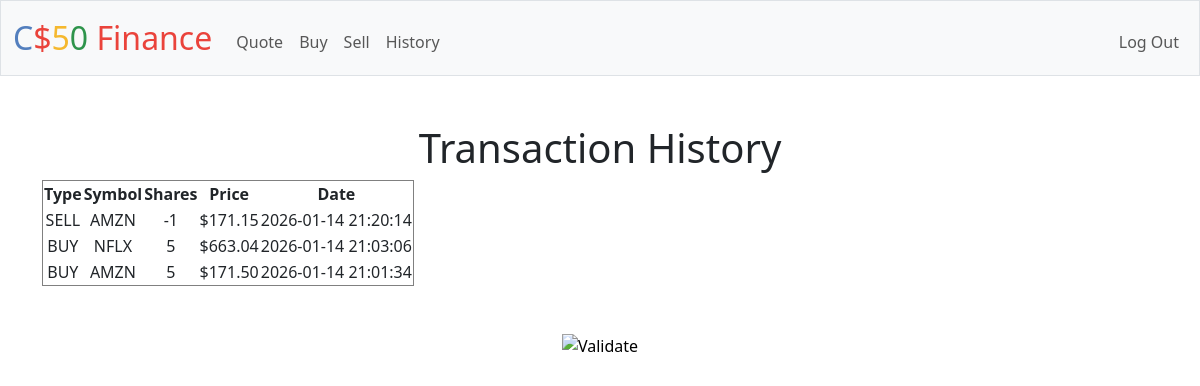
Screenshot of /history (signed in) with the database file from the repository.
### tables this page shows
CREATE TABLE transactions (
    id INTEGER PRIMARY KEY AUTOINCREMENT,
    user_id INTEGER NOT NULL,
    symbol TEXT NOT NULL,
    shares INTEGER NOT NULL,
    price REAL NOT NULL,
    type TEXT NOT NULL, -- BUY or SELL
    timestamp DATETIME DEFAULT CURRENT_TIMESTAMP
);

### app.py (the view)
@app.route("/history")
@login_required
def history():
    rows = db.execute(
        "SELECT * FROM transactions WHERE user_id = ? ORDER BY timestamp DESC",
        session["user_id"]
    )
    return render_template("history.html", rows=rows)

### app.py (called while the page is built)
@app.after_request
def after_request(response):
    response.headers["Cache-Control"] = "no-cache, no-store, must-revalidate"
    response.headers["Expires"] = 0
    response.headers["Pragma"] = "no-cache"
    return response

### helpers.py (called while the page is built)
def login_required(f):
    @wraps(f)
    def decorated_function(*args, **kwargs):
        if session.get("user_id") is None:
            return redirect("/login")
        return f(*args, **kwargs)
    return decorated_function

def usd(value):
    return f"${value:,.2f}"

### templates/history.html
{% extends "layout.html" %}
{% block main %}
<h1>Transaction History</h1>
{% if rows %}
<table border="1">
    <tr>
        <th>Type</th>
        <th>Symbol</th>
        <th>Shares</th>
        <th>Price</th>
        <th>Date</th>
    </tr>
    {% for row in rows %}
    <tr>
        <td>{{ row.type }}</td>
        <td>{{ row.symbol }}</td>
        <td>{{ row.shares }}</td>
        <td>{{ row.price | usd }}</td>
        <td>{{ row.timestamp }}</td>
    </tr>
    {% endfor %}
</table>
{% else %}
<p>No transactions yet.</p>
{% endif %}
{% endblock %}

### templates/layout.html (shortened to what this page needs)
<!DOCTYPE html>
<html lang="en">
    <head>
        <link href="https://cdn.jsdelivr.net/npm/bootstrap@5.3.8/dist/css/bootstrap.min.css" rel="stylesheet">
        <link href="/static/styles.css" rel="stylesheet">
    </head>
    <body>
        <nav class="bg-light border navbar navbar-expand-md navbar-light">
            <div class="container-fluid">
                <a class="navbar-brand" href="/"><span class="blue">C</span><span class="red">$</span><span class="yellow">5</span><span class="green">0</span> <span class="red">Finance</span></a>
                <div class="collapse navbar-collapse" id="navbar">
                    {% if session["user_id"] %}
                        <ul class="navbar-nav me-auto mt-2">
                            <li class="nav-item"><a class="nav-link" href="/quote">Quote</a></li>
                            <li class="nav-item"><a class="nav-link" href="/buy">Buy</a></li>
                            <li class="nav-item"><a class="nav-link" href="/sell">Sell</a></li>
                            <li class="nav-item"><a class="nav-link" href="/history">History</a></li>
                        </ul>
                        <ul class="navbar-nav ms-auto mt-2">
                            <li class="nav-item"><a class="nav-link" href="/logout">Log Out</a></li>
                        </ul>
                    {% else %}
                        <ul class="navbar-nav ms-auto mt-2">
                            <li class="nav-item"><a class="nav-link" href="/register">Register</a></li>
                            <li class="nav-item"><a class="nav-link" href="/login">Log In</a></li>
                        </ul>
                    {% endif %}
                </div>
            </div>
        </nav>
        <main class="container py-5 text-center">
            {% block main %}{% endblock %}
        </main>
        <footer class="mb-5">
            <form action="https://validator.w3.org/check" class="text-center" enctype="multipart/form-data" method="post" target="_blank">
                <input alt="Validate" src="/static/I_heart_validator.png" type="image">
            </form>
        </footer>
    </body>
</html>

### static/styles.css (style rules this page uses)
nav .navbar-brand { font-size: xx-large; }
nav .navbar-brand .blue { color: #537fbe; }
nav .navbar-brand .red { color: #ea433b; }
nav .navbar-brand .yellow { color: #f5b82e; }
nav .navbar-brand .green { color: #2e944b; }

### rows the page displays
transactions: type "SELL", symbol "AMZN", shares "-1", price "$171.15", timestamp "2026-01-14 21:20:14"
transactions: type "BUY", symbol "NFLX", shares "5", price "$663.04", timestamp "2026-01-14 21:03:06"
transactions: type "BUY", symbol "AMZN", shares "5", price "$171.50", timestamp "2026-01-14 21:01:34"
